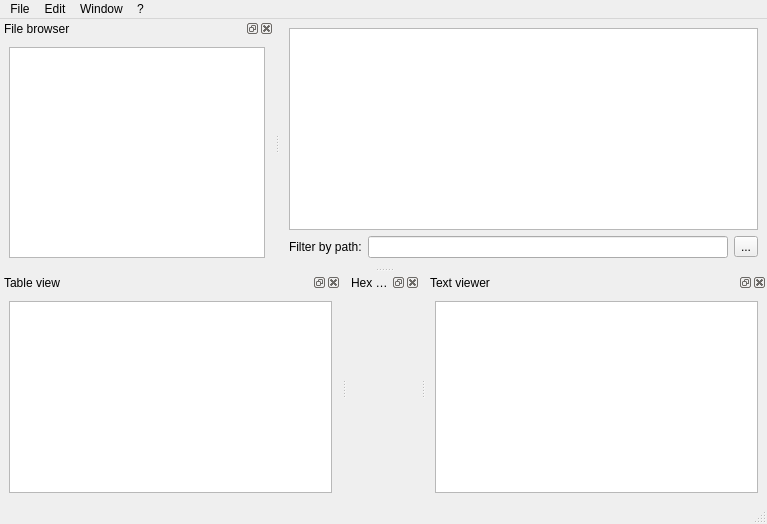
<?xml version="1.0" encoding="UTF-8"?>
<ui version="4.0">
 <class>MainWindow</class>
 <widget class="QMainWindow" name="MainWindow">
  <property name="geometry">
   <rect>
    <x>0</x>
    <y>0</y>
    <width>767</width>
    <height>524</height>
   </rect>
  </property>
  <property name="windowTitle">
   <string>MainWindow</string>
  </property>
  <widget class="QWidget" name="centralwidget">
   <layout class="QVBoxLayout" name="verticalLayout_2">
    <item>
     <layout class="QVBoxLayout" name="verticalLayout_3">
      <item>
       <widget class="GraphView" name="graphViewer">
        <property name="dragMode">
         <enum>QGraphicsView::RubberBandDrag</enum>
        </property>
       </widget>
      </item>
      <item>
       <layout class="QHBoxLayout" name="horizontalLayout_4">
        <item>
         <widget class="QLabel" name="filterLabel">
          <property name="text">
           <string>Filter by path:</string>
          </property>
         </widget>
        </item>
        <item>
         <widget class="QLineEdit" name="filterLine"/>
        </item>
        <item>
         <widget class="QToolButton" name="advancedFilterButton">
          <property name="text">
           <string>...</string>
          </property>
         </widget>
        </item>
       </layout>
      </item>
     </layout>
    </item>
   </layout>
  </widget>
  <widget class="QMenuBar" name="menubar">
   <property name="geometry">
    <rect>
     <x>0</x>
     <y>0</y>
     <width>767</width>
     <height>25</height>
    </rect>
   </property>
   <widget class="QMenu" name="menuFile">
    <property name="title">
     <string>File</string>
    </property>
    <addaction name="actionOpen"/>
    <addaction name="actionSave"/>
    <addaction name="actionOpenInTextViewer"/>
    <addaction name="actionOpenInBinaryView"/>
    <addaction name="actionExport"/>
   </widget>
   <widget class="QMenu" name="menu">
    <property name="title">
     <string>?</string>
    </property>
    <addaction name="actionHelp"/>
    <addaction name="actionAbout"/>
   </widget>
   <widget class="QMenu" name="menuEdit">
    <property name="title">
     <string>Edit</string>
    </property>
    <addaction name="actionFilter"/>
   </widget>
   <widget class="QMenu" name="menuView">
    <property name="title">
     <string>Window</string>
    </property>
    <widget class="QMenu" name="menuViews">
     <property name="title">
      <string>Views</string>
     </property>
     <addaction name="actionTableView"/>
     <addaction name="actionSourceTree"/>
     <addaction name="actionTextView"/>
     <addaction name="actionHexView"/>
    </widget>
    <addaction name="menuViews"/>
   </widget>
   <addaction name="menuFile"/>
   <addaction name="menuEdit"/>
   <addaction name="menuView"/>
   <addaction name="menu"/>
  </widget>
  <widget class="QStatusBar" name="statusbar"/>
  <widget class="QDockWidget" name="dockFileBrowser">
   <property name="windowTitle">
    <string>File browser</string>
   </property>
   <attribute name="dockWidgetArea">
    <number>1</number>
   </attribute>
   <widget class="QWidget" name="dockWidgetContents_12">
    <layout class="QHBoxLayout" name="horizontalLayout">
     <item>
      <widget class="SourceBrowser" name="sourceBrowser">
       <property name="dragEnabled">
        <bool>true</bool>
       </property>
       <property name="dragDropMode">
        <enum>QAbstractItemView::DragOnly</enum>
       </property>
      </widget>
     </item>
    </layout>
   </widget>
  </widget>
  <widget class="QDockWidget" name="dockTableView">
   <property name="features">
    <set>QDockWidget::AllDockWidgetFeatures</set>
   </property>
   <property name="windowTitle">
    <string notr="true">Table view</string>
   </property>
   <attribute name="dockWidgetArea">
    <number>8</number>
   </attribute>
   <widget class="QWidget" name="dockWidgetContents_15">
    <layout class="QGridLayout" name="gridLayout_6">
     <item row="0" column="0">
      <widget class="TableView" name="tableView">
       <property name="horizontalScrollBarPolicy">
        <enum>Qt::ScrollBarAlwaysOff</enum>
       </property>
      </widget>
     </item>
    </layout>
   </widget>
  </widget>
  <widget class="QDockWidget" name="dockHexEditor">
   <property name="floating">
    <bool>false</bool>
   </property>
   <property name="windowTitle">
    <string>Hex viewer</string>
   </property>
   <attribute name="dockWidgetArea">
    <number>8</number>
   </attribute>
   <widget class="QWidget" name="dockWidgetContents">
    <layout class="QGridLayout" name="gridLayout">
     <item row="0" column="0">
      <widget class="QHexEdit" name="hexEditor" native="true">
       <property name="acceptDrops">
        <bool>true</bool>
       </property>
      </widget>
     </item>
    </layout>
   </widget>
  </widget>
  <widget class="QDockWidget" name="dockTextEditor">
   <property name="features">
    <set>QDockWidget::AllDockWidgetFeatures</set>
   </property>
   <property name="windowTitle">
    <string>Text viewer</string>
   </property>
   <attribute name="dockWidgetArea">
    <number>8</number>
   </attribute>
   <widget class="QWidget" name="dockWidgetContents_2">
    <layout class="QGridLayout" name="gridLayout_3">
     <item row="0" column="0">
      <widget class="ObjectTextViewer" name="textViewer"/>
     </item>
    </layout>
   </widget>
  </widget>
  <action name="actionOpenInTextViewer">
   <property name="text">
    <string>Open in Text Viewer</string>
   </property>
  </action>
  <action name="actionAddToScene">
   <property name="text">
    <string>Add to scene</string>
   </property>
  </action>
  <action name="actionOpenInBinaryView">
   <property name="text">
    <string>Open in Binary View</string>
   </property>
  </action>
  <action name="actionAbout">
   <property name="text">
    <string>About</string>
   </property>
  </action>
  <action name="actionExport">
   <property name="text">
    <string>Export ...</string>
   </property>
  </action>
  <action name="actionHelp">
   <property name="enabled">
    <bool>true</bool>
   </property>
   <property name="text">
    <string>Help</string>
   </property>
  </action>
  <action name="actionFilterItems">
   <property name="enabled">
    <bool>true</bool>
   </property>
   <property name="text">
    <string>Filter items</string>
   </property>
   <property name="toolTip">
    <string>Filter items that is shown on scene</string>
   </property>
   <property name="shortcut">
    <string>Ctrl+F</string>
   </property>
  </action>
  <action name="actionSave">
   <property name="text">
    <string>Save</string>
   </property>
  </action>
  <action name="actionOpen">
   <property name="text">
    <string>Open</string>
   </property>
  </action>
  <action name="actionFilter">
   <property name="text">
    <string>Filter</string>
   </property>
  </action>
  <action name="actionTableView">
   <property name="checkable">
    <bool>true</bool>
   </property>
   <property name="checked">
    <bool>true</bool>
   </property>
   <property name="text">
    <string>Table</string>
   </property>
  </action>
  <action name="actionSourceTree">
   <property name="checkable">
    <bool>true</bool>
   </property>
   <property name="checked">
    <bool>true</bool>
   </property>
   <property name="text">
    <string>Source tree</string>
   </property>
  </action>
  <action name="actionTextView">
   <property name="checkable">
    <bool>true</bool>
   </property>
   <property name="checked">
    <bool>true</bool>
   </property>
   <property name="text">
    <string>Text view</string>
   </property>
  </action>
  <action name="actionHexView">
   <property name="checkable">
    <bool>true</bool>
   </property>
   <property name="checked">
    <bool>true</bool>
   </property>
   <property name="text">
    <string>Hex view</string>
   </property>
  </action>
 </widget>
 <customwidgets>
  <customwidget>
   <class>GraphView</class>
   <extends>QGraphicsView</extends>
   <header>widgets/GraphView.h</header>
  </customwidget>
  <customwidget>
   <class>QHexEdit</class>
   <extends>QWidget</extends>
   <header>widgets/qhexedit.h</header>
   <container>1</container>
  </customwidget>
  <customwidget>
   <class>ObjectTextViewer</class>
   <extends>QTextEdit</extends>
   <header>widgets/ObjectTextViewer.h</header>
  </customwidget>
  <customwidget>
   <class>SourceBrowser</class>
   <extends>QTreeView</extends>
   <header>widgets/SourceBrowser.h</header>
  </customwidget>
  <customwidget>
   <class>TableView</class>
   <extends>QTableView</extends>
   <header>widgets/TableView.h</header>
  </customwidget>
 </customwidgets>
 <resources/>
 <connections>
  <connection>
   <sender>actionExport</sender>
   <signal>triggered()</signal>
   <receiver>MainWindow</receiver>
   <slot>exportToImage()</slot>
   <hints>
    <hint type="sourcelabel">
     <x>-1</x>
     <y>-1</y>
    </hint>
    <hint type="destinationlabel">
     <x>383</x>
     <y>198</y>
    </hint>
   </hints>
  </connection>
  <connection>
   <sender>actionSave</sender>
   <signal>triggered()</signal>
   <receiver>MainWindow</receiver>
   <slot>saveToFile()</slot>
   <hints>
    <hint type="sourcelabel">
     <x>-1</x>
     <y>-1</y>
    </hint>
    <hint type="destinationlabel">
     <x>383</x>
     <y>198</y>
    </hint>
   </hints>
  </connection>
  <connection>
   <sender>actionOpen</sender>
   <signal>triggered()</signal>
   <receiver>MainWindow</receiver>
   <slot>openFile()</slot>
   <hints>
    <hint type="sourcelabel">
     <x>-1</x>
     <y>-1</y>
    </hint>
    <hint type="destinationlabel">
     <x>383</x>
     <y>198</y>
    </hint>
   </hints>
  </connection>
 </connections>
 <slots>
  <slot>loadTextFile()</slot>
  <slot>exportToImage()</slot>
  <slot>saveToFile()</slot>
  <slot>openFile()</slot>
 </slots>
</ui>
